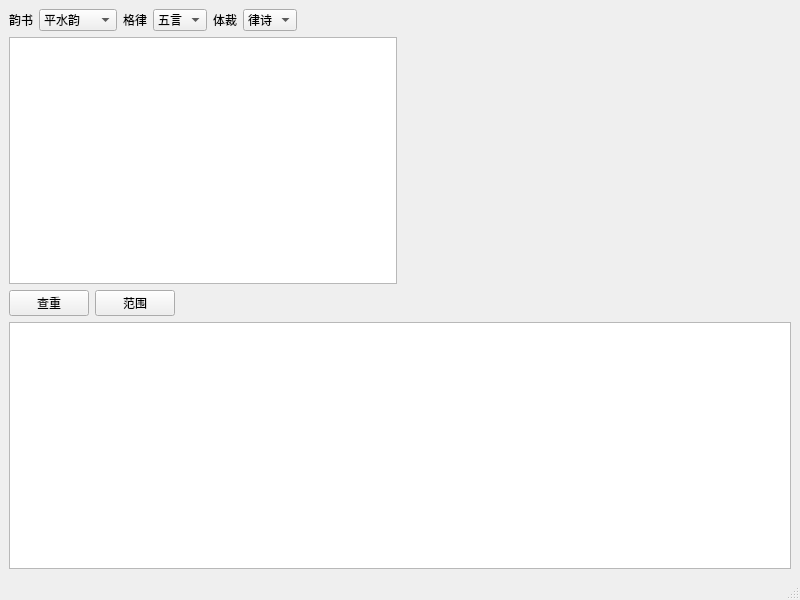
<?xml version="1.0" encoding="UTF-8"?>
<ui version="4.0">
 <class>MainWindow</class>
 <widget class="QMainWindow" name="MainWindow">
  <property name="geometry">
   <rect>
    <x>0</x>
    <y>0</y>
    <width>800</width>
    <height>600</height>
   </rect>
  </property>
  <property name="windowTitle">
   <string>MainWindow</string>
  </property>
  <widget class="QWidget" name="centralwidget">
   <layout class="QHBoxLayout" name="horizontalLayout_4">
    <item>
     <layout class="QVBoxLayout" name="verticalLayout">
      <item>
       <layout class="QHBoxLayout" name="horizontalLayout">
        <item>
         <widget class="QLabel" name="lbl_yunshu">
          <property name="text">
           <string>韵书</string>
          </property>
         </widget>
        </item>
        <item>
         <widget class="QComboBox" name="cbbox_yushu">
          <item>
           <property name="text">
            <string>平水韵</string>
           </property>
          </item>
          <item>
           <property name="text">
            <string>词林正韵</string>
           </property>
          </item>
          <item>
           <property name="text">
            <string>中华新韵</string>
           </property>
          </item>
         </widget>
        </item>
        <item>
         <widget class="QLabel" name="lbl_gelv">
          <property name="text">
           <string>格律</string>
          </property>
         </widget>
        </item>
        <item>
         <widget class="QComboBox" name="cbbox_gelv">
          <item>
           <property name="text">
            <string>五言</string>
           </property>
          </item>
          <item>
           <property name="text">
            <string>七言</string>
           </property>
          </item>
          <item>
           <property name="text">
            <string>六言</string>
           </property>
          </item>
         </widget>
        </item>
        <item>
         <widget class="QLabel" name="lbl_ticai">
          <property name="text">
           <string>体裁</string>
          </property>
         </widget>
        </item>
        <item>
         <widget class="QComboBox" name="cbbox_ticai">
          <item>
           <property name="text">
            <string>律诗</string>
           </property>
          </item>
          <item>
           <property name="text">
            <string>绝句</string>
           </property>
          </item>
          <item>
           <property name="text">
            <string>排律</string>
           </property>
          </item>
         </widget>
        </item>
        <item>
         <spacer name="horizontalSpacer_2">
          <property name="orientation">
           <enum>Qt::Horizontal</enum>
          </property>
          <property name="sizeHint" stdset="0">
           <size>
            <width>40</width>
            <height>20</height>
           </size>
          </property>
         </spacer>
        </item>
       </layout>
      </item>
      <item>
       <layout class="QHBoxLayout" name="horizontalLayout_2" stretch="1,1">
        <item>
         <widget class="QPlainTextEdit" name="te_input">
          <property name="font">
           <font>
            <family>Ubuntu</family>
            <pointsize>14</pointsize>
           </font>
          </property>
         </widget>
        </item>
        <item>
         <widget class="ErrorWidget" name="widget" native="true"/>
        </item>
       </layout>
      </item>
      <item>
       <layout class="QHBoxLayout" name="horizontalLayout_3">
        <item>
         <widget class="QPushButton" name="btn_check">
          <property name="text">
           <string>查重</string>
          </property>
         </widget>
        </item>
        <item>
         <widget class="QPushButton" name="btn_range">
          <property name="text">
           <string>范围</string>
          </property>
         </widget>
        </item>
        <item>
         <spacer name="horizontalSpacer">
          <property name="orientation">
           <enum>Qt::Horizontal</enum>
          </property>
          <property name="sizeHint" stdset="0">
           <size>
            <width>40</width>
            <height>20</height>
           </size>
          </property>
         </spacer>
        </item>
       </layout>
      </item>
      <item>
       <widget class="QTableWidget" name="tbl_dup">
        <property name="font">
         <font>
          <pointsize>12</pointsize>
         </font>
        </property>
       </widget>
      </item>
     </layout>
    </item>
   </layout>
  </widget>
  <widget class="QMenuBar" name="menubar">
   <property name="geometry">
    <rect>
     <x>0</x>
     <y>0</y>
     <width>800</width>
     <height>22</height>
    </rect>
   </property>
  </widget>
  <widget class="QStatusBar" name="statusbar"/>
 </widget>
 <customwidgets>
  <customwidget>
   <class>ErrorWidget</class>
   <extends>QWidget</extends>
   <header location="global">errorwidget.h</header>
   <container>1</container>
  </customwidget>
 </customwidgets>
 <resources/>
 <connections/>
</ui>
